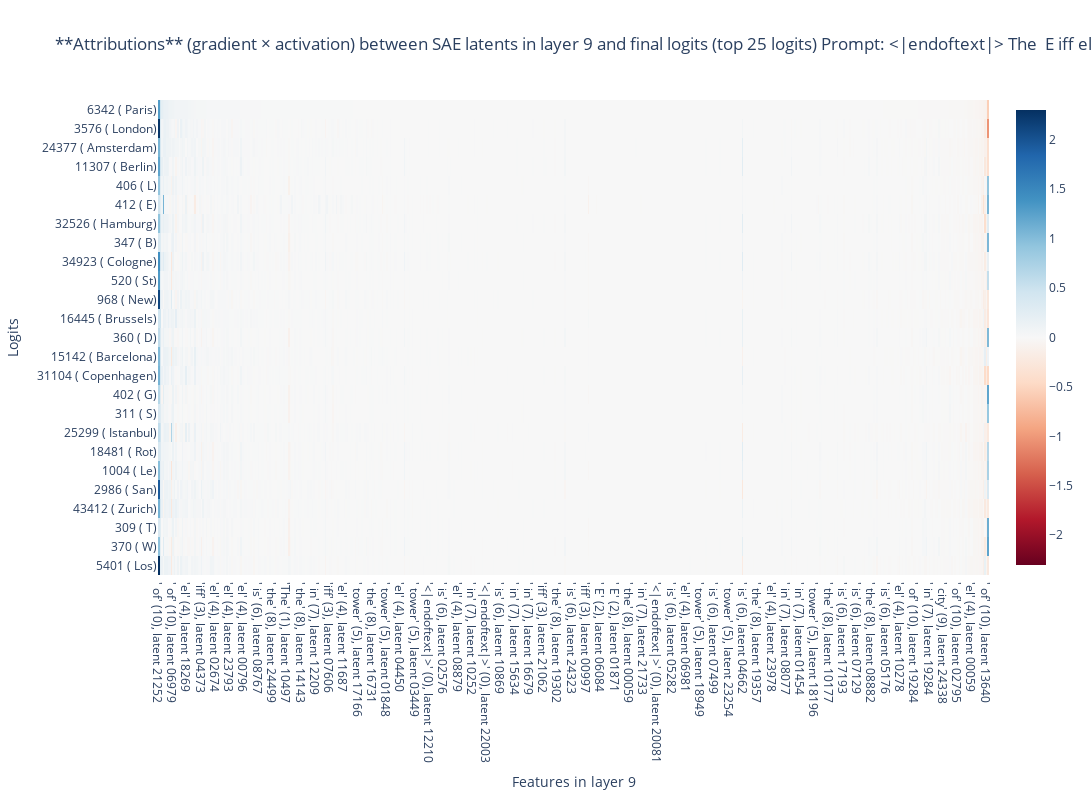

This figure's notebook cell:
### Code cell
### LATENT2LOGIT ATTRIBUTIONS PLOT ###
prompt = "The Eiffel tower is in the city of"
answer = " Paris"

tokens = gpt2.to_tokens(prompt, prepend_bos=True)
str_toks = gpt2.to_str_tokens(prompt, prepend_bos=True)
k = 25
layer = 9

(
    latent_logit_grads,
    logits,
    token_ids,
    latent_acts,
    latent_logit_attributions,
) = latent_to_logit_gradients(tokens, sae=gpt2_saes[layer], model=gpt2, k=k)

# We can, for instance, sort the attributions by their value for the first logit in token_ids
sorted_indices = latent_logit_attributions[0].argsort(descending=True)

# Reorder the attributions
latent_logit_attributions = latent_logit_attributions[:, sorted_indices]

px.imshow(
    to_numpy(latent_logit_attributions),
    color_continuous_midpoint=0.0,
    color_continuous_scale="RdBu",
    x=[
        f"{str_toks[seq]!r} ({seq}), latent {latent:05}"
        for (_, seq, latent) in latent_acts.indices[sorted_indices]
    ],
    y=[f"{tok!r} ({gpt2.to_single_str_token(tok)})" for tok in token_ids],
    labels={"x": f"Features in layer {layer}", "y": "Logits"},
    title=(
        f"**Attributions** (gradient × activation) between SAE latents in layer {layer} "
        f"and final logits (top {k} logits)\nPrompt: {' '.join(str_toks)}"
    ),
    width=1900,
    height=800,
    aspect="auto",
).show()

### Figure 1 — Plotly figure (JSON) as saved in the notebook; plotly's stock layout.template omitted (floating-point values rounded to 4 significant figures; data arrays with more than 128 entries replaced by an {"elided": "..."} marker saying what was removed)
{"data": [{"coloraxis": "coloraxis", "hovertemplate": "Features in layer 9: %{x}<br>Logits: %{y}<br>color: %{z}<extra></extra>", "name": "0", "type": "heatmap", "x": {"elided": "524 str values"}, "xaxis": "x", "y": ["6342 ( Paris)", "3576 ( London)", "24377 ( Amsterdam)", "11307 ( Berlin)", "406 ( L)", "412 ( E)", "32526 ( Hamburg)", "347 ( B)", "34923 ( Cologne)", "520 ( St)", "968 ( New)", "16445 ( Brussels)", "360 ( D)", "15142 ( Barcelona)", "31104 ( Copenhagen)", "402 ( G)", "311 ( S)", "25299 ( Istanbul)", "18481 ( Rot)", "1004 ( Le)", "2986 ( San)", "43412 ( Zurich)", "309 ( T)", "370 ( W)", "5401 ( Los)"], "yaxis": "y", "z": {"elided": "25x524 float values"}}], "layout": {"coloraxis": {"cmid": 0, "colorscale": [[0, "rgb(103,0,31)"], [0.1, "rgb(178,24,43)"], [0.2, "rgb(214,96,77)"], [0.3, "rgb(244,165,130)"], [0.4, "rgb(253,219,199)"], [0.5, "rgb(247,247,247)"], [0.6, "rgb(209,229,240)"], [0.7, "rgb(146,197,222)"], [0.8, "rgb(67,147,195)"], [0.9, "rgb(33,102,172)"], [1, "rgb(5,48,97)"]]}, "height": 800, "title": {"text": "**Attributions** (gradient × activation) between SAE latents in layer 9 and final logits (top 25 logits)\nPrompt: <|endoftext|> The  E iff el  tower  is  in  the  city  of"}, "width": 1900, "xaxis": {"anchor": "y", "domain": [0, 1], "title": {"text": "Features in layer 9"}}, "yaxis": {"anchor": "x", "autorange": "reversed", "domain": [0, 1], "title": {"text": "Logits"}}}}
